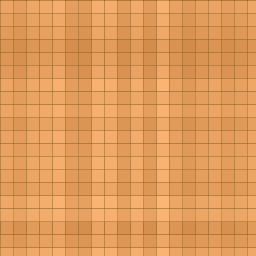
#> input picture dataset/images/raw/bamboo_cane/bamboo_cane_001.png, 256 x 256 px
$ python -i pattern_service.py   (imports and definitions only)   (older library calls are emulated)
#> lines starting #> are read from the running program, lines starting #| are printed output that depends on the picture
#> further down, picture is the input picture: shape (256, 256, 3); mean B, G, R 91.4, 155.1, 224.6
import cv2
import json
import numpy as np
from typing import List, Dict, Any
from sqlalchemy.orm import Session
from models import Craft


def compute_pattern_embedding(img_bgr: np.ndarray) -> List[float]:
    """
    Computes a 128-dimensional L2-normalized visual pattern embedding combining:
    1. 64-bin HSV color spatial distribution (Hue, Saturation, Value quadrants)
    2. 32-bin Multi-scale edge orientation histogram (Sobel dx/dy gradients)
    3. 32-bin Local texture spatial frequency distribution (Laplacian & Gabor energy)
    """
    if img_bgr is None or img_bgr.size == 0:
        return [0.0] * 128

    # Standardize image size for invariant pattern comparison
    resized = cv2.resize(img_bgr, (224, 224))
    hsv = cv2.cvtColor(resized, cv2.COLOR_BGR2HSV)
#> hsv: shape (224, 224, 3); mean H, S, V 14.3, 151.7, 224.5
    gray = cv2.cvtColor(resized, cv2.COLOR_BGR2GRAY)
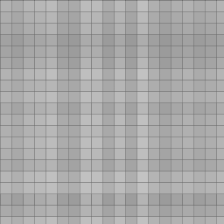
#> gray: shape (224, 224); min 110, max 195, mean 168.4

    # 1. HSV color histogram (64 bins: 8 Hue x 4 Sat x 2 Val)
    hist_hsv = cv2.calcHist([hsv], [0, 1, 2], None, [8, 4, 2], [0, 180, 0, 256, 0, 256])
    color_vec = hist_hsv.flatten()
#> color_vec = 64 values, max 50176 at index 5, min 0 at index 0, mean 784

    # 2. Gradient orientation histogram (32 bins: 0 to 360 degrees)
    grad_x = cv2.Sobel(gray, cv2.CV_32F, 1, 0, ksize=3)
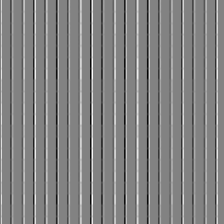
#> grad_x: shape (224, 224) float32; min -188, max 180, mean 0.6; drawn with min black and max white
    grad_y = cv2.Sobel(gray, cv2.CV_32F, 0, 1, ksize=3)
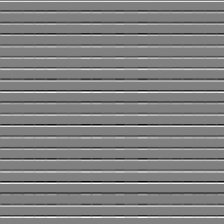
#> grad_y: shape (224, 224) float32; min -200, max 196, mean 0.8; drawn with min black and max white
    magnitude, angle = cv2.cartToPolar(grad_x, grad_y, angleInDegrees=True)
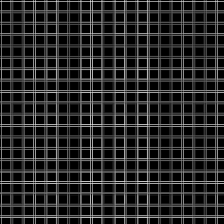
#> magnitude: shape (224, 224) float32; min 0, max 221.9, mean 39.4
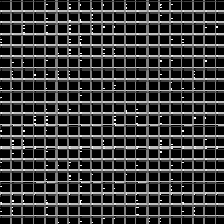
#> angle: shape (224, 224) float32; min 0, max 359.6, mean 78.6; drawn with min black and max white

    hist_grad, _ = np.histogram(angle, bins=32, range=(0, 360), weights=magnitude)
#> hist_grad = 32 values, max 409590.3 at index 8, min 10845.7 at index 17, mean 61708.6

    # 3. Spatial texture energy (32 bins from 4x4 image patches)
    patch_size = 56
    texture_features = []
    for r in range(0, 224, patch_size):
        for c in range(0, 224, patch_size):
            patch = gray[r:r+patch_size, c:c+patch_size]
            mean_val = np.mean(patch) / 255.0
            std_val = np.std(patch) / 128.0
            texture_features.extend([mean_val, std_val])
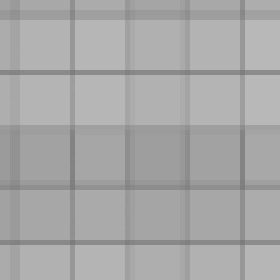
#> patch: shape (56, 56) (shown 5 times larger); min 125, max 184, mean 167.8
#> after the loop, texture_features = 32 values, max 0.676 at index 16, min 0.0813 at index 23, mean 0.38

    # Concatenate to 128 features: 64 + 32 + 32 = 128
    raw_vec = np.concatenate([color_vec[:64], hist_grad[:32], np.array(texture_features[:32])])
#> raw_vec = 128 values, max 409590.3 at index 72, min 0 at index 0, mean 15819.2

    # L2-normalize
    norm = np.linalg.norm(raw_vec)
#> norm = 754806.9
    if norm > 1e-6:
        normalized_vec = raw_vec / norm
#> normalized_vec = 128 values, max 0.543 at index 72, min 0 at index 0, mean 0.021
    else:
        normalized_vec = raw_vec

    return [float(x) for x in normalized_vec]


# [86 lines left out: functions cosine_similarity, find_similar_patterns, compute_synthetic_embedding, not called in this run]

>>> import cv2
>>> picture = cv2.imread('../../dataset/images/raw/bamboo_cane/bamboo_cane_001.png')
>>> result = compute_pattern_embedding(picture)
#> result has the same summary as normalized_vec in compute_pattern_embedding

$ run again, on dataset/images/raw/bamboo_cane/bamboo_cane_002.png
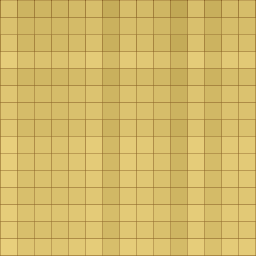
#> input picture dataset/images/raw/bamboo_cane/bamboo_cane_002.png, 256 x 256 px
#> picture is the input picture: shape (256, 256, 3); mean B, G, R 104.8, 186.4, 212.3
#> hsv: shape (224, 224, 3); mean H, S, V 22.7, 129.6, 212.3
#> color_vec = 64 values, max 22981 at index 11, min 0 at index 0, mean 784
#> in compute_pattern_embedding, `magnitude, angle = cv2.cartToPolar(grad_x, grad_y, angleInDegrees=True)`:
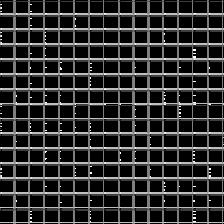
#> angle: shape (224, 224) float32; min 0, max 359.7, mean 63.8; drawn with min black and max white
#> hist_grad = 32 values, max 400929.2 at index 8, min 6548.4 at index 7, mean 59749.7
#> after the loop in compute_pattern_embedding, `for r in range(0, 224, patch_size):`:
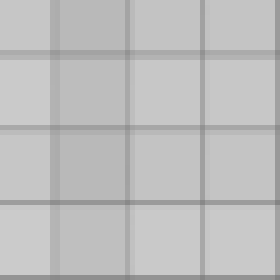
#> patch: shape (56, 56) (shown 5 times larger); min 131, max 203, mean 190
#> after the loop in compute_pattern_embedding, `for r in range(0, 224, patch_size):`: texture_features = 32 values, max 0.745 at index 30, min 0.0954 at index 9, mean 0.414
#> raw_vec = 128 values, max 400929.2 at index 72, min 0 at index 0, mean 15329.5
#> norm = 777365.4
#> normalized_vec = 128 values, max 0.516 at index 72, min 0 at index 0, mean 0.0197
#> result has the same summary as normalized_vec in compute_pattern_embedding

$ run again, on dataset/images/raw/bamboo_cane/bamboo_cane_003.png
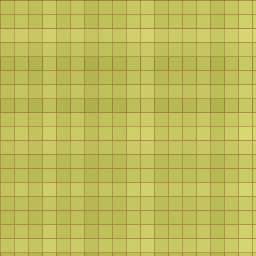
#> input picture dataset/images/raw/bamboo_cane/bamboo_cane_003.png, 256 x 256 px
#> picture is the input picture: shape (256, 256, 3); mean B, G, R 89.1, 188, 190.9
#> hsv: shape (224, 224, 3); mean H, S, V 29.2, 136.5, 190.9
#> color_vec = 64 values, max 46078 at index 13, min 0 at index 0, mean 784
#> in compute_pattern_embedding, `magnitude, angle = cv2.cartToPolar(grad_x, grad_y, angleInDegrees=True)`:
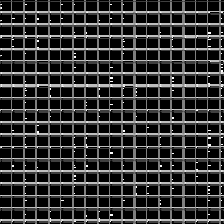
#> angle: shape (224, 224) float32; min 0, max 359.7, mean 71.8; drawn with min black and max white
#> hist_grad = 32 values, max 422741 at index 8, min 8108.9 at index 1, mean 63556.1
#> after the loop in compute_pattern_embedding, `for r in range(0, 224, patch_size):`:
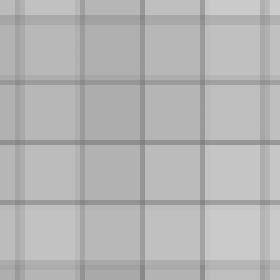
#> patch: shape (56, 56) (shown 5 times larger); min 128, max 203, mean 180.6
#> after the loop in compute_pattern_embedding, `for r in range(0, 224, patch_size):`: texture_features = 32 values, max 0.712 at index 22, min 0.0883 at index 19, mean 0.397
#> raw_vec = 128 values, max 422741 at index 72, min 0 at index 0, mean 16281.1
#> norm = 793380.6
#> normalized_vec = 128 values, max 0.533 at index 72, min 0 at index 0, mean 0.0205
#> result has the same summary as normalized_vec in compute_pattern_embedding

$ run again, on dataset/images/raw/bamboo_cane/bamboo_cane_004.png
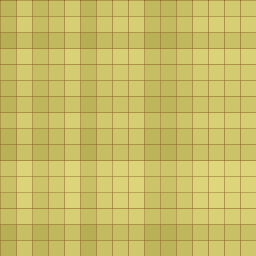
#> input picture dataset/images/raw/bamboo_cane/bamboo_cane_004.png, 256 x 256 px
#> picture is the input picture: shape (256, 256, 3); mean B, G, R 102, 189.2, 201
#> hsv: shape (224, 224, 3); mean H, S, V 26.4, 126.5, 200.8
#> color_vec = 64 values, max 33293 at index 11, min 0 at index 0, mean 784
#> in compute_pattern_embedding, `magnitude, angle = cv2.cartToPolar(grad_x, grad_y, angleInDegrees=True)`:
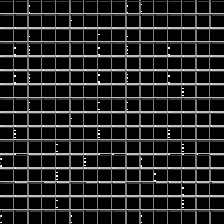
#> angle: shape (224, 224) float32; min 0, max 359.7, mean 52.2; drawn with min black and max white
#> hist_grad = 32 values, max 496594.4 at index 8, min 1629.4 at index 22, mean 68424.4
#> after the loop in compute_pattern_embedding, `for r in range(0, 224, patch_size):`:
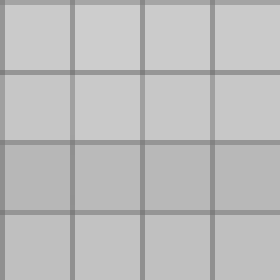
#> patch: shape (56, 56) (shown 5 times larger); min 126, max 205, mean 188.6
#> after the loop in compute_pattern_embedding, `for r in range(0, 224, patch_size):`: texture_features = 32 values, max 0.749 at index 22, min 0.113 at index 9, mean 0.421
#> raw_vec = 128 values, max 496594.4 at index 72, min 0 at index 0, mean 17498.2
#> norm = 940204.6
#> normalized_vec = 128 values, max 0.528 at index 72, min 0 at index 0, mean 0.0186
#> result has the same summary as normalized_vec in compute_pattern_embedding
